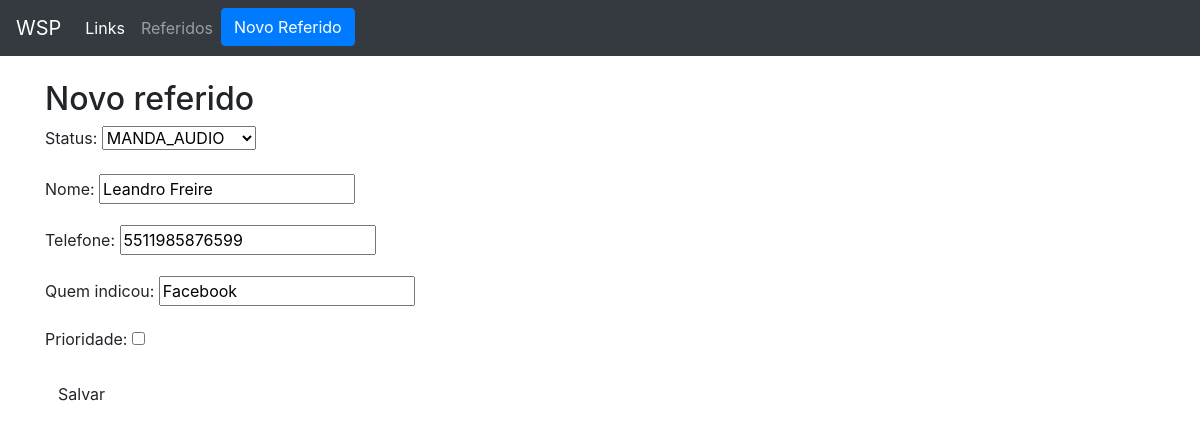
Page /referidos/1/edit on the committed database.
### referidos/models.py (models this page shows, shortened)
class Referido(models.Model):
    nome = models.CharField(max_length=200)
    telefone = models.CharField(max_length=200)
    prioridade = models.BooleanField()
    status = models.CharField(max_length=200, choices=STATUS_REFERIDOS, default='Iniciar')
    data_agendamento = models.DateTimeField(null=True, blank=True)
    quem_indicou = models.CharField(max_length=200, default='')

### referidos/views.py (the view)
# urls.py: path('referidos/<int:pk>/edit', views.referido_edit, name="referido_edit"),
def referido_edit(request, pk):
    post = get_object_or_404(Referido, pk=pk)
    if request.method == "POST":
        form = ReferidoForm(request.POST, instance=post)
        if form.is_valid():
            referido = form.save(commit=False)
            referido.save()
            return redirect('referidos')
    else:
        form = ReferidoForm(instance=post)
    return render(request, 'referidos/referidos_form.html', {'form': form})

### referidos/forms.py
class ReferidoForm(forms.ModelForm):
    class Meta:
        model = Referido
        fields = {'quem_indicou', 'nome', 'telefone', 'prioridade', 'status'}

### referidos/templates/referidos/referidos_form.html (shortened to what this page needs)
{% extends 'referidos/base.html' %}
{% block content %}
    <h2>Novo referido</h2>
   <form method="POST" class="">
        {{ form.as_p }}
        <button type="submit" class="save btn btn´default">Salvar</button>
    </form>
{% endblock %}

### rows in the picture
Referido: status "MANDA_AUDIO", nome "Leandro Freire", telefone "5511985876599", quem_indicou "Facebook"
